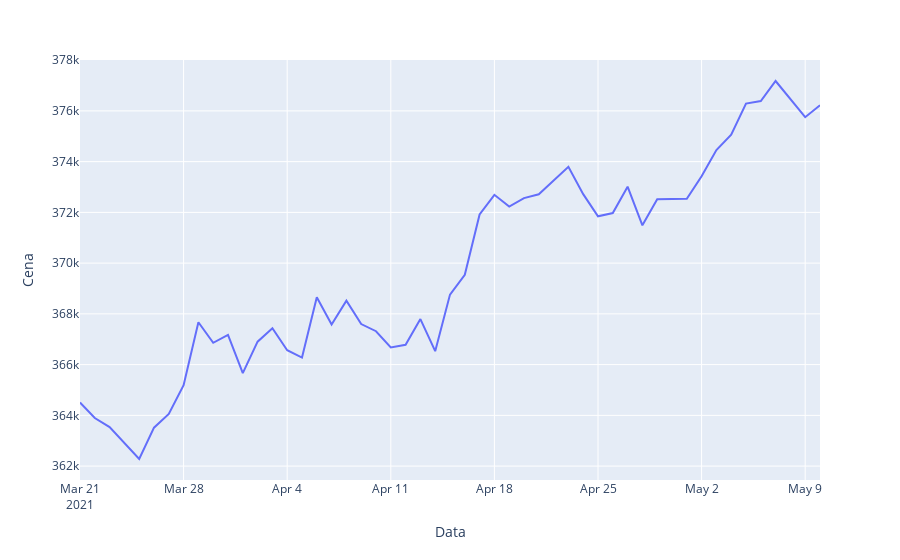

The notebook cell saved with this chart:
### Code cell
from data import calc_avg_price_per_day
import plotly.graph_objects as go
import plotly.express as px

avg_price_per_day = calc_avg_price_per_day(data)
fig = go.Figure(data=px.line(avg_price_per_day, x="Data", y="Cena"))
fig.show()

### Figure 1 — Plotly figure (JSON) as saved in the notebook; plotly's stock layout.template omitted (floating-point values rounded to 4 significant figures)
{"data": [{"hovertemplate": "Data=%{x}<br>Cena=%{y}<extra></extra>", "legendgroup": "", "line": {"color": "#636efa", "dash": "solid"}, "mode": "lines", "name": "", "orientation": "v", "showlegend": false, "type": "scatter", "x": ["2021-03-21", "2021-03-22", "2021-03-23", "2021-03-25", "2021-03-26", "2021-03-27", "2021-03-28", "2021-03-29", "2021-03-30", "2021-03-31", "2021-04-01", "2021-04-02", "2021-04-03", "2021-04-04", "2021-04-05", "2021-04-06", "2021-04-07", "2021-04-08", "2021-04-09", "2021-04-10", "2021-04-11", "2021-04-12", "2021-04-13", "2021-04-14", "2021-04-15", "2021-04-16", "2021-04-17", "2021-04-18", "2021-04-19", "2021-04-20", "2021-04-21", "2021-04-23", "2021-04-24", "2021-04-25", "2021-04-26", "2021-04-27", "2021-04-28", "2021-04-29", "2021-05-01", "2021-05-02", "2021-05-03", "2021-05-04", "2021-05-05", "2021-05-06", "2021-05-07", "2021-05-08", "2021-05-09", "2021-05-10"], "xaxis": "x", "y": [364500.0, 363900.0, 363500.0, 362300.0, 363500.0, 364100.0, 365200.0, 367700.0, 366900.0, 367200.0, 365700.0, 366900.0, 367400.0, 366600.0, 366300.0, 368700.0, 367600.0, 368500.0, 367600.0, 367300.0, 366700.0, 366800.0, 367800.0, 366500.0, 368800.0, 369500.0, 371900.0, 372700.0, 372200.0, 372600.0, 372700.0, 373800.0, 372700.0, 371800.0, 372000.0, 373000.0, 371500.0, 372500.0, 372500.0, 373400.0, 374500.0, 375100.0, 376300.0, 376400.0, 377200.0, 376400.0, 375800.0, 376200.0], "yaxis": "y"}], "layout": {"legend": {"tracegroupgap": 0}, "margin": {"t": 60}, "xaxis": {"anchor": "y", "domain": [0, 1], "title": {"text": "Data"}}, "yaxis": {"anchor": "x", "domain": [0, 1], "title": {"text": "Cena"}}}}
